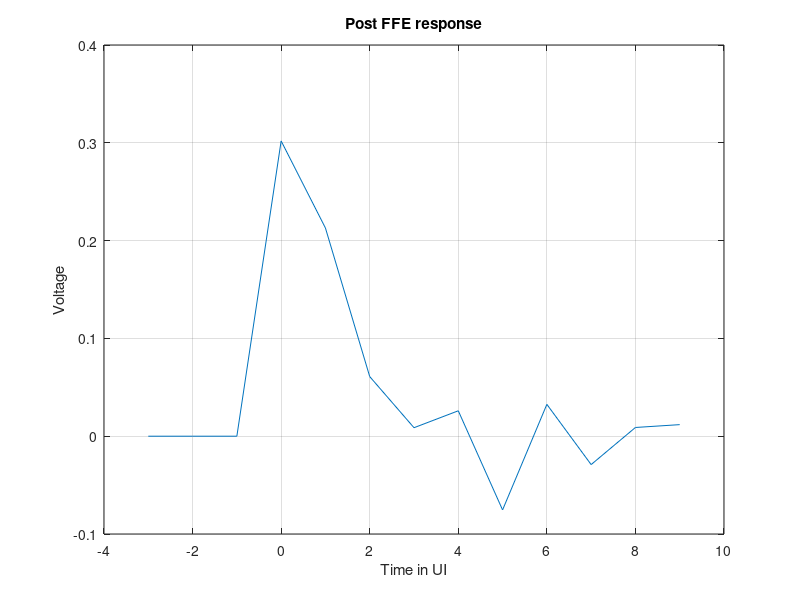
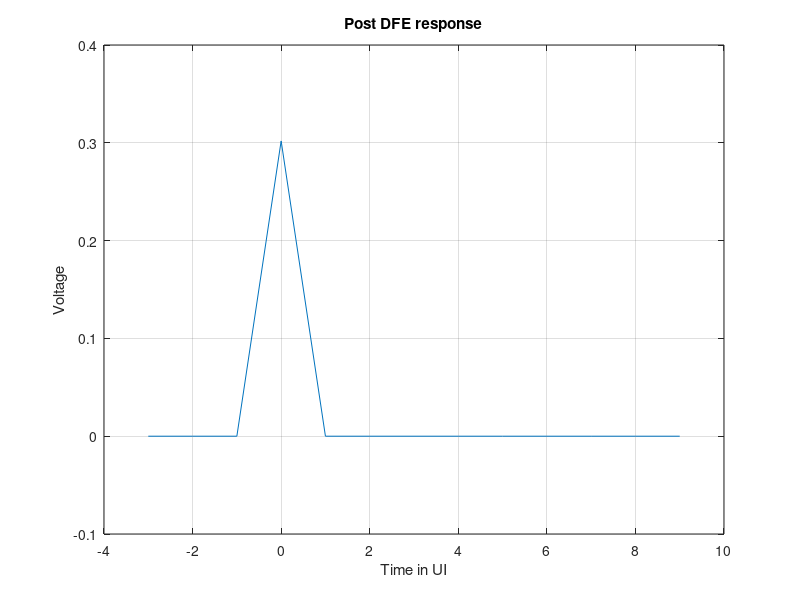

Here is the MATLAB script that generated these plots, in order:
fprintf('=============\nQ3\n=============\n')

channel_resp_no_equ = [0.05, -0.1, 0.05, 0.58, 0.37, 0.1, 0.05, 0, -0.1, 0.04, -0.05, 0.02, 0.02];
time = [-3, -2, -1, 0, 1, 2, 3, 4, 5, 6, 7, 8, 9];

%precursor response equalization with FFE:
ideal_precursors = [0;0;0;1];
channel_input_mat = [0.58,0.05,-0.1,0.05;0.37,0.58,0.05,-0.1;0.1,0.37,0.58,0.05;0.05,0.1,0.37,0.58];
FFE_coefs = channel_input_mat\ideal_precursors;

norm_magnitude_FFE_coefs = sum(abs(FFE_coefs));
normalized_FFE_coefs = FFE_coefs / norm_magnitude_FFE_coefs;

fprintf('The FFE precursor Matrix, ideal response, and coefficients are printed below\n');
disp(channel_input_mat);
disp(ideal_precursors);
disp(normalized_FFE_coefs);

%get new link response post-FFE
channel_output_mat = zeros(16, 4);
for i = 4 : 16
    channel_output_mat(i-3, 1) = channel_resp_no_equ(i-3);
    channel_output_mat(i-2, 2) = channel_resp_no_equ(i-3);
    channel_output_mat(i-1, 3) = channel_resp_no_equ(i-3);
    channel_output_mat(i, 4) = channel_resp_no_equ(i-3);
end

postFFE_resp = channel_output_mat*normalized_FFE_coefs;
postFFE_resp = postFFE_resp(4:16);
figure(1);
plot(time, postFFE_resp);
title('Post FFE response');
xlabel('Time in UI');
ylabel('Voltage');
grid on;


%The DFE Response now
%   Need to construct the DFE matrix. But this isn't strictly necessary
%   since DFEs can be solved by just calculating the coefficients
%   iteratively. According to Jacobs DFE notes, we can just calculate the
%   negative of the normalized ISI at each tap location. 

% We need 9 taps to cancel all the ISI
main_cursor = postFFE_resp(4);
DFE_coefs = zeros(9, 1);
for i = 1: length(DFE_coefs)
    DFE_coefs(i) = -postFFE_resp(4+i)/main_cursor;
end

%need a buffer of 3 before to get the full response
DFE_output = zeros(1, length(postFFE_resp)+9);
DFE_input = postFFE_resp;
for i = 10:length(DFE_output)
    DFE_output(i) = DFE_input(i-9);
    for j = 1:length(DFE_coefs)
        %here we multiply all preceding 9 inputs by the coef
        DFE_output(i) = DFE_output(i) + DFE_coefs(j)*DFE_output(i-j);
    end
    
end
time2 = -3:9;
DFE_output = DFE_output(10:length(DFE_output));
figure(2);
plot(time2, DFE_output);
title('Post DFE response');
xlabel('Time in UI');
ylabel('Voltage');
grid on;

fprintf('The DFE coefficients are printed below\n');
disp(DFE_coefs);

%now for the nyquist and LF responses



